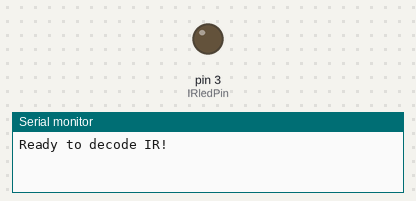
This sketch was run on a simulated Arduino Uno, built with avr-gcc and run on an emulated ATmega328P. Shown: output pins drawn as LEDs (lit = HIGH), the last lines printed to the serial monitor.

Above: at 0.1 s.
At 38.4 s:
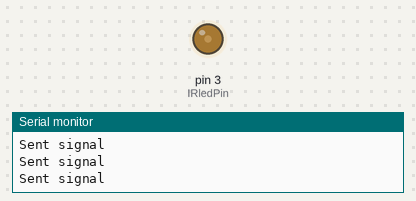
Timing chart, 0 to 40.0 s (numbered marks = the images above):
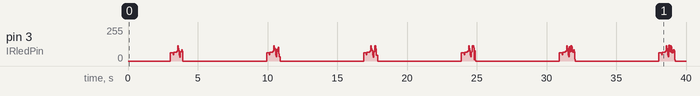

The sketch:

ircommander.ino
```cpp
/* Raw IR commander

 This sketch/program uses the Arduno and a PNA4602 to
 decode IR received.  It then attempts to match it to a previously
 recorded IR signal

 Code is public domain, check out www.ladyada.net and adafruit.com
 for more tutorials!
 */

// We need to use the 'raw' pin reading methods
// because timing is very important here and the digitalRead()
// procedure is slower!
//uint8_t IRpin = 2;
// Digital pin #2 is the same as Pin D2 see
// http://arduino.cc/en/Hacking/PinMapping168 for the 'raw' pin mapping
#define IRpin_PIN      PIND
#define IRpin          2

// the maximum pulse we'll listen for - 65 milliseconds is a long time
#define MAXPULSE 65000
#define NUMPULSES 50

// what our timing resolution should be, larger is better
// as its more 'precise' - but too large and you wont get
// accurate timing
#define RESOLUTION 20

// What percent we will allow in variation to match the same code
#define FUZZINESS 20

// we will store up to 100 pulse pairs (this is -a lot-)
uint16_t pulses[NUMPULSES][2];  // pair is high and low pulse
uint8_t currentpulse = 0; // index for pulses we're storing

#include "ircodes.h"
int IRledPin =  3;    // LED connected to digital pin 13

void setup(void) {
  pinMode(IRledPin, OUTPUT);
  Serial.begin(115200);
  Serial.println("Ready to decode IR!");
}


void pulseIR(long microsecs) {
  // we'll count down from the number of microseconds we are told to wait

  cli();  // this turns off any background interrupts

  while (microsecs > 0) {
    // 38 kHz is about 13 microseconds high and 13 microseconds low
   digitalWrite(IRledPin, HIGH);  // this takes about 3 microseconds to happen
   delayMicroseconds(9);         // hang out for 10 microseconds, you can also change this to 9 if its not working
   digitalWrite(IRledPin, LOW);   // this also takes about 3 microseconds
   delayMicroseconds(9);         // hang out for 10 microseconds, you can also change this to 9 if its not working

   // so 26 microseconds altogether
   microsecs -= 26;
  }
  sei();  // this turns them back on
}

void sendACCommand() {

  for (int i=0; i<sizeof(autoFan22Heat)/2; i++) {
    pulseIR(autoFan22Heat[i*2]*10);
    delayMicroseconds(autoFan22Heat[i*2+1]*10);
  }

}

void loop(void) {
  int numberpulses;
  delay(3000);
  sendACCommand();
  Serial.println("Sent signal");
  delay(3000);
  if (false) {
  numberpulses = listenForIR();

  Serial.print("Heard ");
  Serial.print(numberpulses);
  Serial.println("-pulse long IR signal");
  if (IRcompare(numberpulses, ApplePlaySignal,sizeof(ApplePlaySignal)/4)) {
    Serial.println("PLAY");
  }

  if (IRcompare(numberpulses, ACOnOff,sizeof(ACOnOff)/4)) {
    Serial.println("ACONOFF");

     sendACCommand();
  }

    if (IRcompare(numberpulses, AppleRewindSignal,sizeof(AppleRewindSignal)/4)) {
    Serial.println("REWIND");
  }
    if (IRcompare(numberpulses, AppleForwardSignal,sizeof(AppleForwardSignal)/4)) {
    Serial.println("FORWARD");
  }
  delay(500);
  }
}

//KGO: added size of compare sample. Only compare the minimum of the two
boolean IRcompare(int numpulses, int Signal[], int refsize) {
  int count = min(numpulses,refsize);
  Serial.print("count set to: ");
  Serial.println(count);
  for (int i=0; i< count-1; i++) {
    int oncode = pulses[i][1] * RESOLUTION / 10;
    int offcode = pulses[i+1][0] * RESOLUTION / 10;

#ifdef DEBUG
    Serial.print(oncode); // the ON signal we heard
    Serial.print(" - ");
    Serial.print(Signal[i*2 + 0]); // the ON signal we want
#endif

    // check to make sure the error is less than FUZZINESS percent
    if ( abs(oncode - Signal[i*2 + 0]) <= (Signal[i*2 + 0] * FUZZINESS / 100)) {
#ifdef DEBUG
      Serial.print(" (ok)");
#endif
    } else {
#ifdef DEBUG
      Serial.print(" (x)");
#endif
      // we didn't match perfectly, return a false match
      return false;
    }


#ifdef DEBUG
    Serial.print("  \t"); // tab
    Serial.print(offcode); // the OFF signal we heard
    Serial.print(" - ");
    Serial.print(Signal[i*2 + 1]); // the OFF signal we want
#endif

    if ( abs(offcode - Signal[i*2 + 1]) <= (Signal[i*2 + 1] * FUZZINESS / 100)) {
#ifdef DEBUG
      Serial.print(" (ok)");
#endif
    } else {
#ifdef DEBUG
      Serial.print(" (x)");
#endif
      // we didn't match perfectly, return a false match
      return false;
    }

#ifdef DEBUG
    Serial.println();
#endif
  }
  // Everything matched!
  return true;
}

int listenForIR(void) {
  currentpulse = 0;

  while (1) {
    uint16_t highpulse, lowpulse;  // temporary storage timing
    highpulse = lowpulse = 0; // start out with no pulse length

//  while (digitalRead(IRpin)) { // this is too slow!
    while (IRpin_PIN & (1 << IRpin)) {
       // pin is still HIGH

       // count off another few microseconds
       highpulse++;
       delayMicroseconds(RESOLUTION);

       // If the pulse is too long, we 'timed out' - either nothing
       // was received or the code is finished, so print what
       // we've grabbed so far, and then reset

       // KGO: Added check for end of receive buffer
       if (((highpulse >= MAXPULSE) && (currentpulse != 0))|| currentpulse == NUMPULSES) {
         return currentpulse;
       }
    }
    // we didn't time out so lets stash the reading
    pulses[currentpulse][0] = highpulse;

    // same as above
    while (! (IRpin_PIN & _BV(IRpin))) {
       // pin is still LOW
       lowpulse++;
       delayMicroseconds(RESOLUTION);
        // KGO: Added check for end of receive buffer
        if (((lowpulse >= MAXPULSE)  && (currentpulse != 0))|| currentpulse == NUMPULSES) {
         return currentpulse;
       }
    }
    pulses[currentpulse][1] = lowpulse;

    // we read one high-low pulse successfully, continue!
    currentpulse++;
  }
}
void printpulses(void) {
  Serial.println("\n\r\n\rReceived: \n\rOFF \tON");
  for (uint8_t i = 0; i < currentpulse; i++) {
    Serial.print(pulses[i][0] * RESOLUTION, DEC);
    Serial.print(" usec, ");
    Serial.print(pulses[i][1] * RESOLUTION, DEC);
    Serial.println(" usec");
  }

  // print it in a 'array' format
  Serial.println("int IRsignal[] = {");
  Serial.println("// ON, OFF (in 10's of microseconds)");
  for (uint8_t i = 0; i < currentpulse-1; i++) {
    Serial.print("\t"); // tab
    Serial.print(pulses[i][1] * RESOLUTION / 10, DEC);
    Serial.print(", ");
    Serial.print(pulses[i+1][0] * RESOLUTION / 10, DEC);
    Serial.println(",");
  }
  Serial.print("\t"); // tab
  Serial.print(pulses[currentpulse-1][1] * RESOLUTION / 10, DEC);
  Serial.print(", 0};");
}
```

Source omitted: ircodes.h (data table, 9952 bytes)
